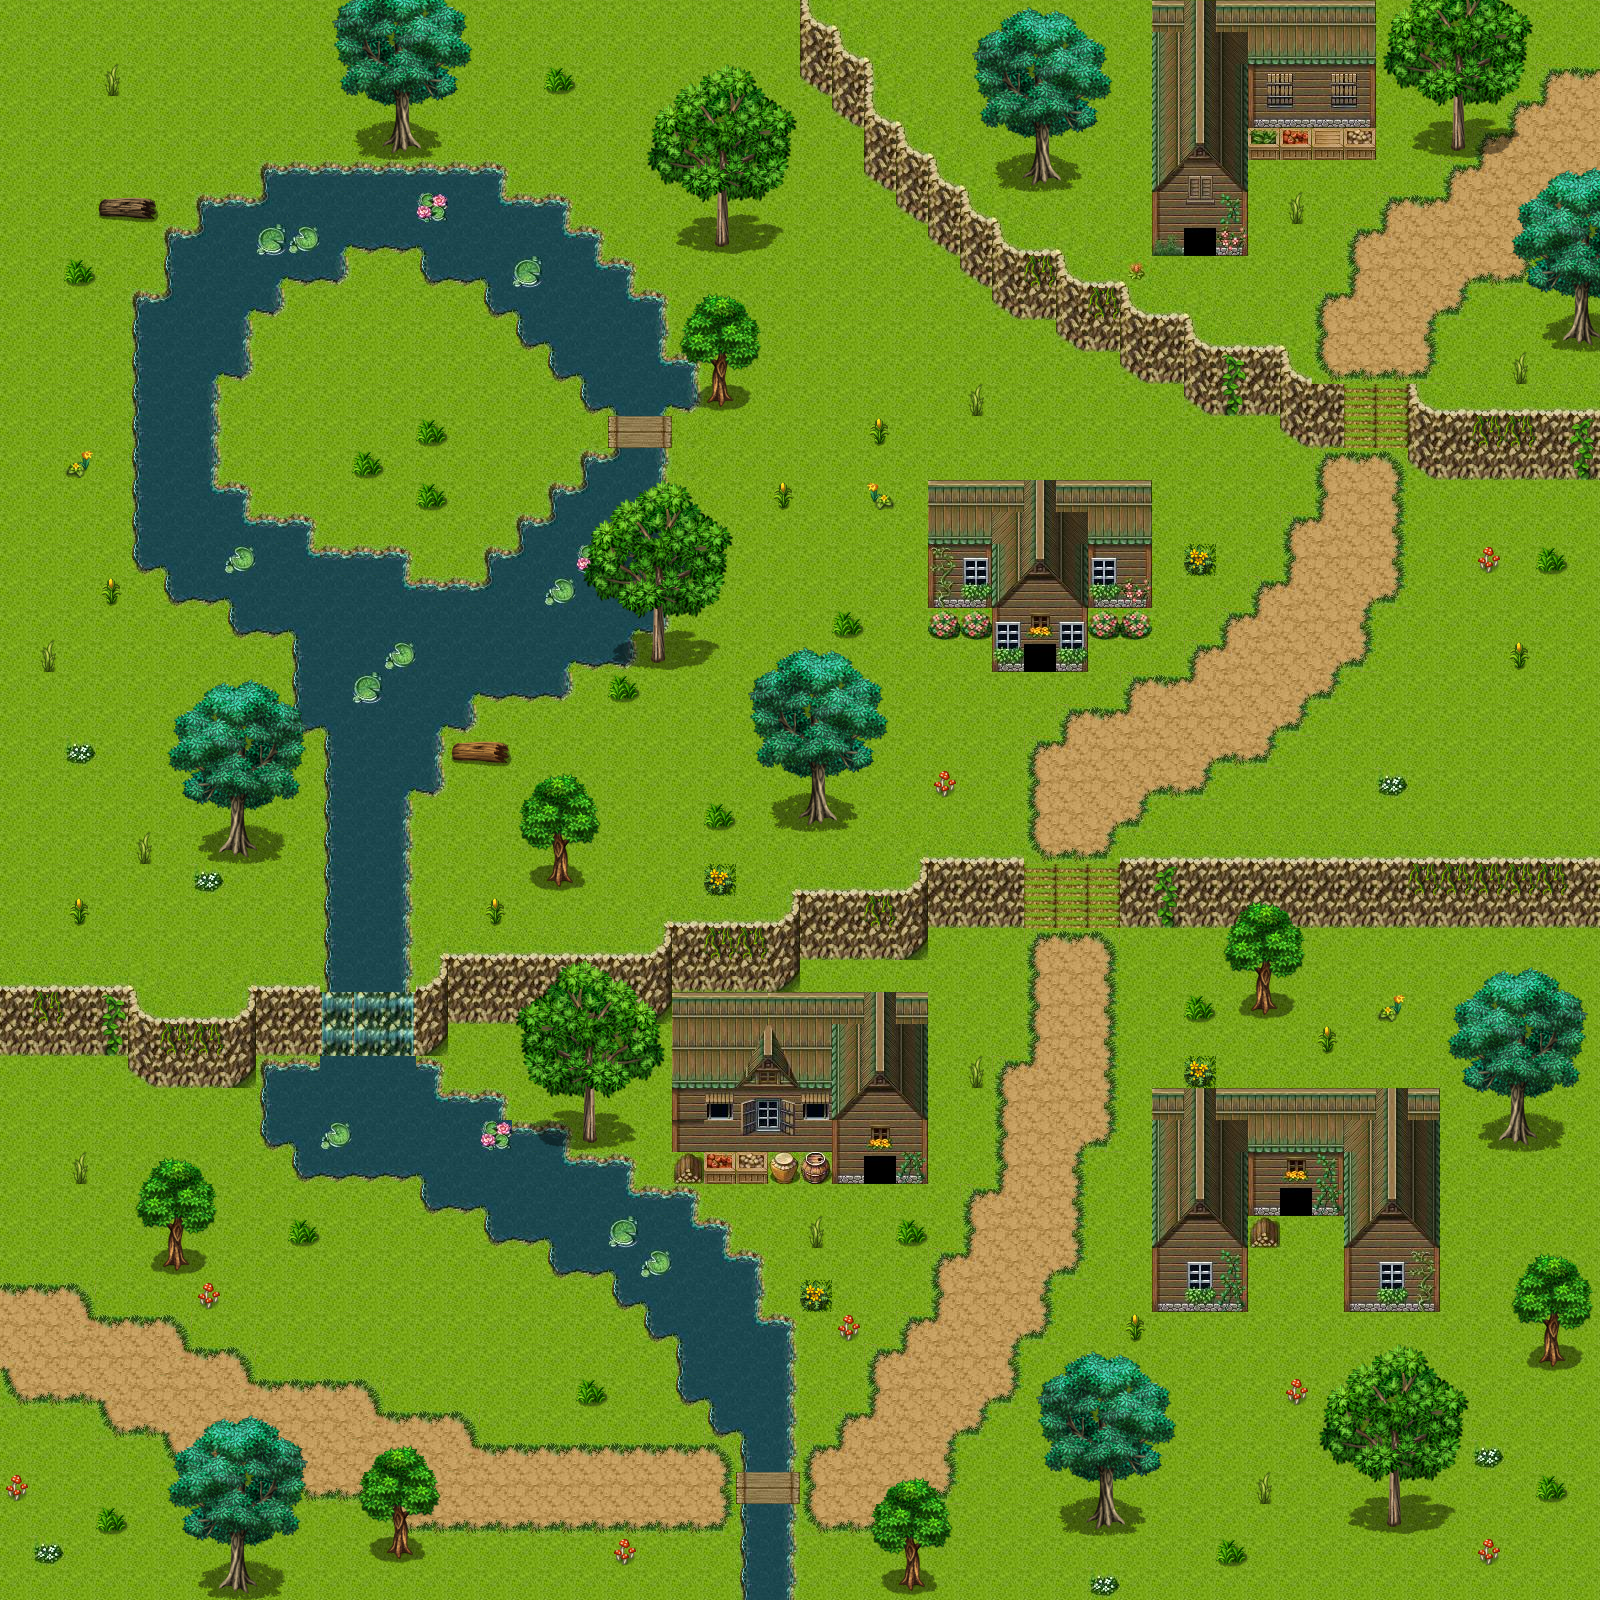

Rendered tile map (Tiled .tmx) drawn with the repository's tilesets; below, a short description and the map source with its tile grids summarised:
An orthogonal 50x50 tile map with 32x32 px tiles, 4 tile layers (ground, grass, house, tree), 4 tilesets.

<map version="1.2" tiledversion="1.3.0" orientation="orthogonal" renderorder="right-down" compressionlevel="0" width="50" height="50" tilewidth="32" tileheight="32" infinite="0" nextlayerid="6" nextobjectid="1">
 <editorsettings>
  <export target="map..tmx" format="tmx" />
 </editorsettings>
 <tileset firstgid="1" source="land.tsx" />
 <tileset firstgid="1601" source="big tree.tsx" />
 <tileset firstgid="1709" source="thee.tsx" />
 <tileset firstgid="1965" source="farm.tsx" />
 <layer id="1" name="ground" width="50" height="50">
  <data>[2500 cells, 2500 non-empty, 70 distinct tile ids]</data>
 </layer>
 <layer id="5" name="grass" width="50" height="50">
  <data>[2500 cells, 82 non-empty, 14 distinct tile ids]</data>
 </layer>
 <layer id="2" name="house" width="50" height="50">
  <data>[2500 cells, 185 non-empty, 169 distinct tile ids]</data>
 </layer>
 <layer id="3" name="tree" width="50" height="50">
  <data>[2500 cells, 409 non-empty, 66 distinct tile ids]</data>
 </layer>
</map>
